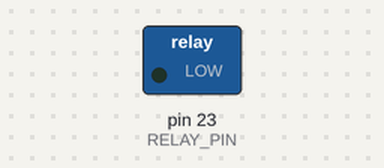
Simulated run of this sketch. Board: Arduino Mega 2560, built with avr-gcc and run on an emulated ATmega2560. On the bench: switched loads named in the sketch (green lamp = pin HIGH).

Above: at 1.5 s.
At 4.5 s:
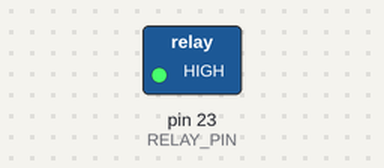
Timing chart, 0 to 7.8 s (numbered marks = the images above):
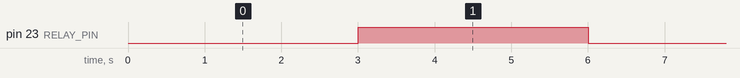

Measured:
- by itself, pin 23 (RELAY_PIN): alternates HIGH for 3.0 s and LOW for 3.0 s

The sketch:

relay_pump_test.ino
```cpp
// Relay + pump test - the relay should click and the pump should run 3 s on, 3 s off.
// Put the pump in water first. Change the levels if your relay is active-HIGH.
#define RELAY_PIN 23

void setup() {
  pinMode(RELAY_PIN, OUTPUT);
  digitalWrite(RELAY_PIN, HIGH);   // off
}

void loop() {
  digitalWrite(RELAY_PIN, LOW);  delay(3000);   // pump on
  digitalWrite(RELAY_PIN, HIGH); delay(3000);   // pump off
}
```
